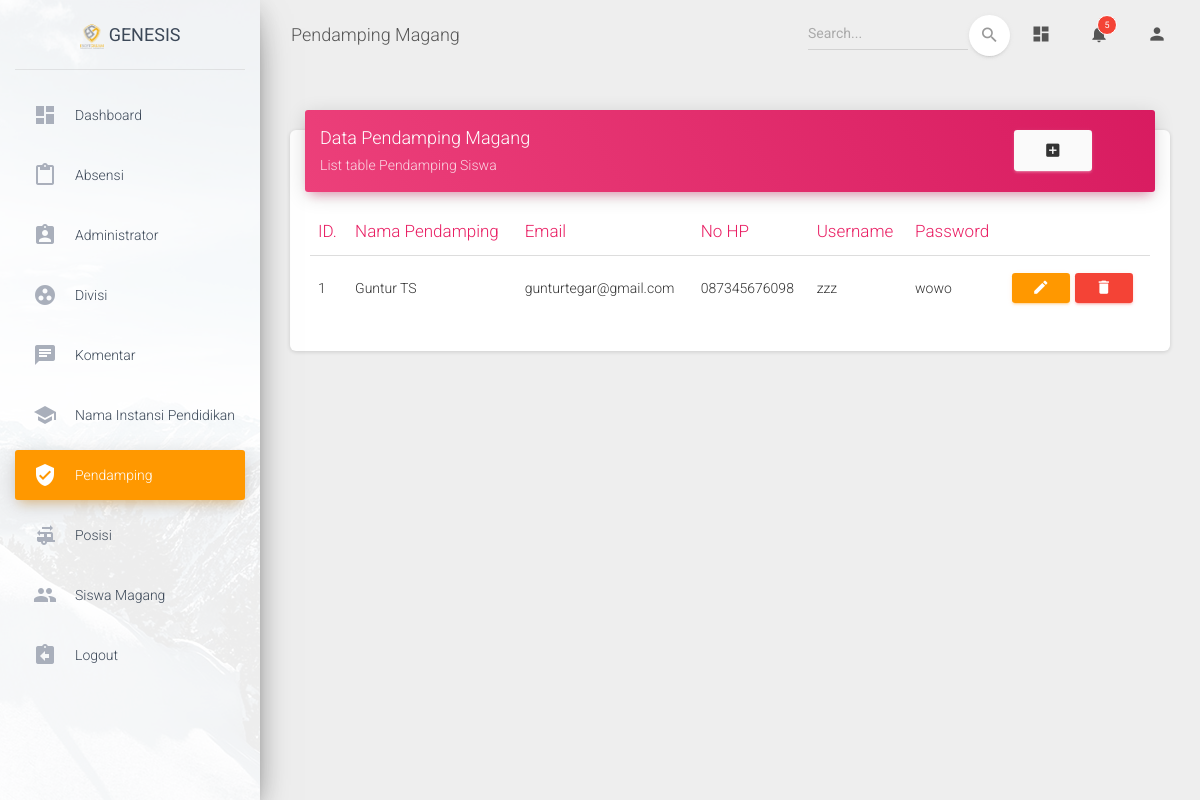
The app's page /index.php/Admin/PendampingMagang, older data.
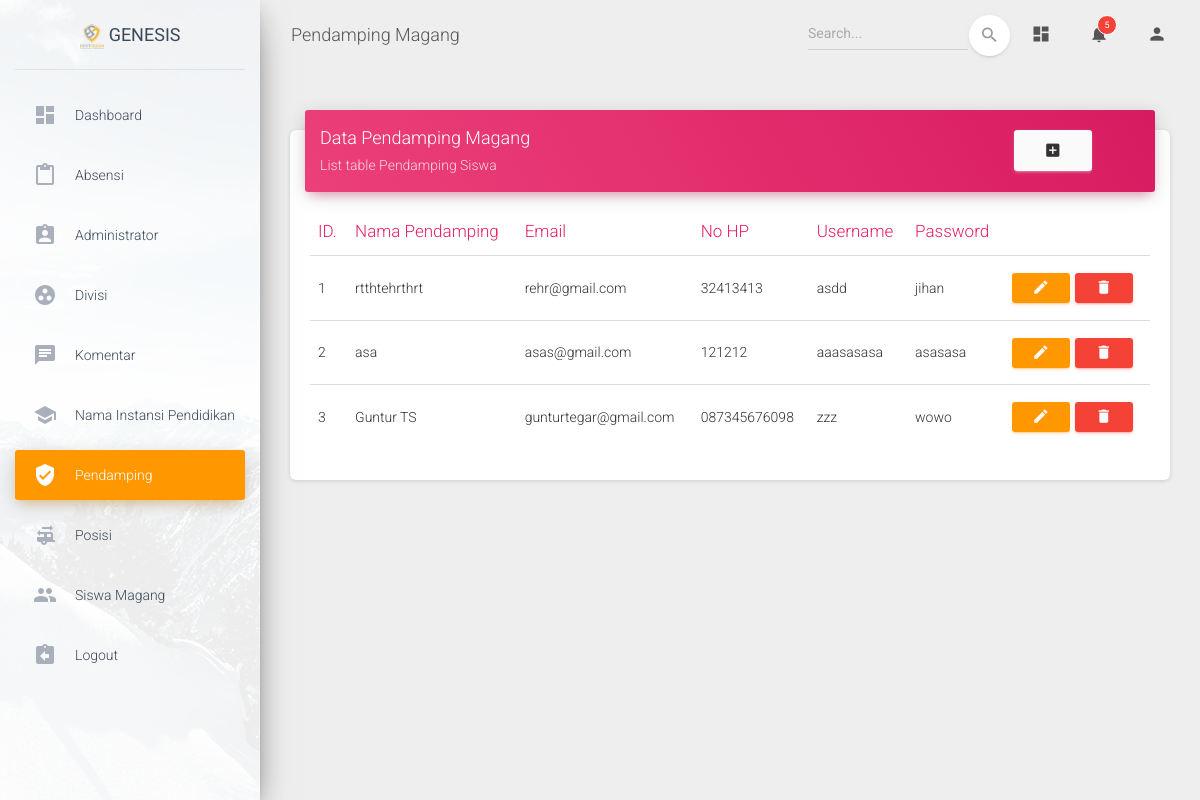
The same page, newer data.
### tables this page shows
CREATE TABLE `pendamping_magang` (
  `id_pendamping` int(11) NOT NULL,
  `nama` varchar(45) NOT NULL,
  `email` varchar(45) NOT NULL,
  `no_hp` varchar(30) NOT NULL,
  `username` varchar(45) NOT NULL,
  `password` text NOT NULL,
  `fk_id_level` int(11) NOT NULL
);

### application/controllers/Admin/PendampingMagang.php (called while the page is built, shortened)
<?php
class PendampingMagang extends CI_Controller {
	public function __construct()
	{
		$this->load->library('form_validation');
		$this->load->model('PendampingModel');
	}
	public function index()
	{
		$data['data'] = $this->PendampingModel->get();
		$this->load->view('admin/pendamping/template/header');
		$this->load->view('admin/pendamping/index',$data);
		$this->load->view('admin/pendamping/template/footer');
	}
}

### index.php (called while the page is built, shortened)
<?php
require_once BASEPATH.'core/CodeIgniter.php';

### application/models/PendampingModel.php (called while the page is built, shortened)
<?php
class PendampingModel extends CI_Model {
	public function get()
	{
		$this->db->select("pendamping_magang.*");
		$this->db->order_by('id_pendamping','desc');
		return $this->db->get('pendamping_magang')->result();
	}
}

### application/views/admin/pendamping/index.php (the view)
<?php $c_name = "PendampingMagang" ?>
      <div class="content">
        <div class="container-fluid">
          <div class="row">
          <div class="col-md-12">
              <div class="card">
                <div class="card-header card-header-rose">
                  <div class="row">
                    <div class="col-md-10">
                  <h4 class="card-title ">Data Pendamping Magang</h4>
                  <p class="card-category">List table Pendamping Siswa</p>
                  </div>
                  <div class="col-xs-2">
                    <a href="<?= base_url('index.php/Admin/PendampingMagang/insert') ?>" rel="tooltip" title="Tambah Data" class="btn btn-secondary">
                      <i class="material-icons">add_box</i>
                    </a>
                  </div>
                </div>
              </div>
                <div class="card-body">
                  <div class="table-responsive">
                    <table class="table">
                    <thead class=" text-rose">
                      <th>ID.</th>
                      <th>Nama Pendamping</th>
                      <th>Email</th>
                      <th>No HP</th>
                      <th>Username</th>
                      <th>Password</th>
                      <th></th>
                    </thead>
                    <tbody>
                      <?php foreach ($data as $key => $value): ?>
                        <tr>
                          <td><?php echo ++$key; ?></td>
                          <td><?php echo $value->nama ?></td>
                          <td><?php echo $value->email ?></td>
                          <td><?php echo $value->no_hp ?></td>
                          <td><?php echo $value->username ?></td>
                          <td><?php echo $value->password ?></td>
                          <td>
                            <a class="btn btn-sm btn-warning" href="<?php echo site_url("Admin/".$c_name."/update/".$value->id_pendamping) ?>"  rel="tooltip" title="Edit"><i class="material-icons">edit</i></a>
                            <a href="<?php echo site_url("Admin/".$c_name."/delete/".$value->id_pendamping) ?>" onclick="return confirm('Apakah anda yakin?')" class="btn btn-sm btn-danger"  rel="tooltip" title="Hapus"><i class="material-icons">delete</i></a>
                          </td>
                        </tr>
                        <?php endforeach ?>
                    </tbody>
                  </table>
                  </div>
                </div>
              </div>
              </div>
            </div>
          </div>
        </div>
      </div>

Row changes from the older to the newer data that the page shows:
added pendamping_magang: nama "rtthtehrthrt", email "rehr@gmail.com", no_hp "32413413", username "asdd", password "jihan"
added pendamping_magang: nama "asa", email "asas@gmail.com", no_hp "121212", username "aaasasasa", password "asasasa"
